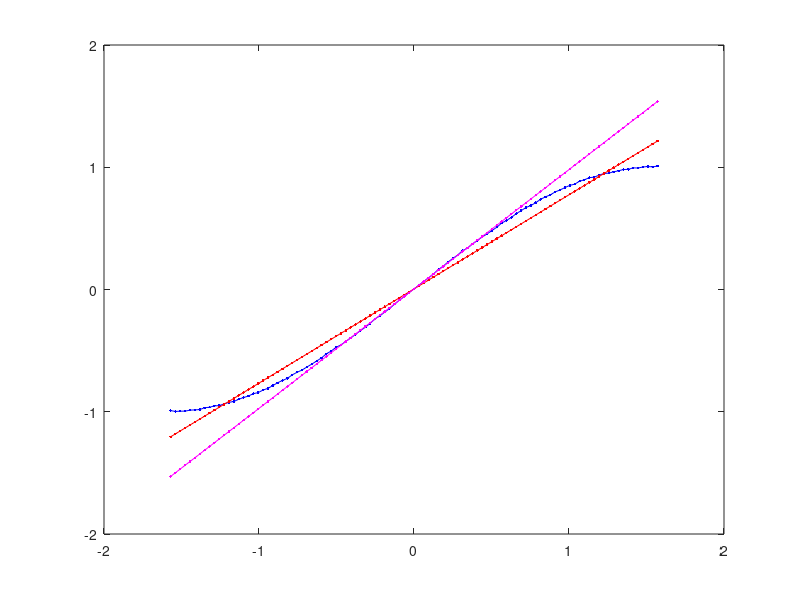

Write MATLAB code to recreate this figure.
clc;clear;close all

x = linspace(-pi/2,pi/2,101)';
y = sin(x)+rand(101,1)*0.01;

plot(x,y,'b.-')

% interpolate this regularly

A = [x ones(101,1)];
coeffs1 = (A'*A)\(A'*y);

y1 = A*coeffs1;

hold on
plot(x,y1,'r.-')

% create some weights

wvec = exp(-x.^2*10);
W = diag(sqrt(wvec));

A2 = W*A;
yw = W*y;
coeffs2 = (A2'*A2)\(A2'*yw);

y2 = A*coeffs2;
plot(x,y2,'m.-')
